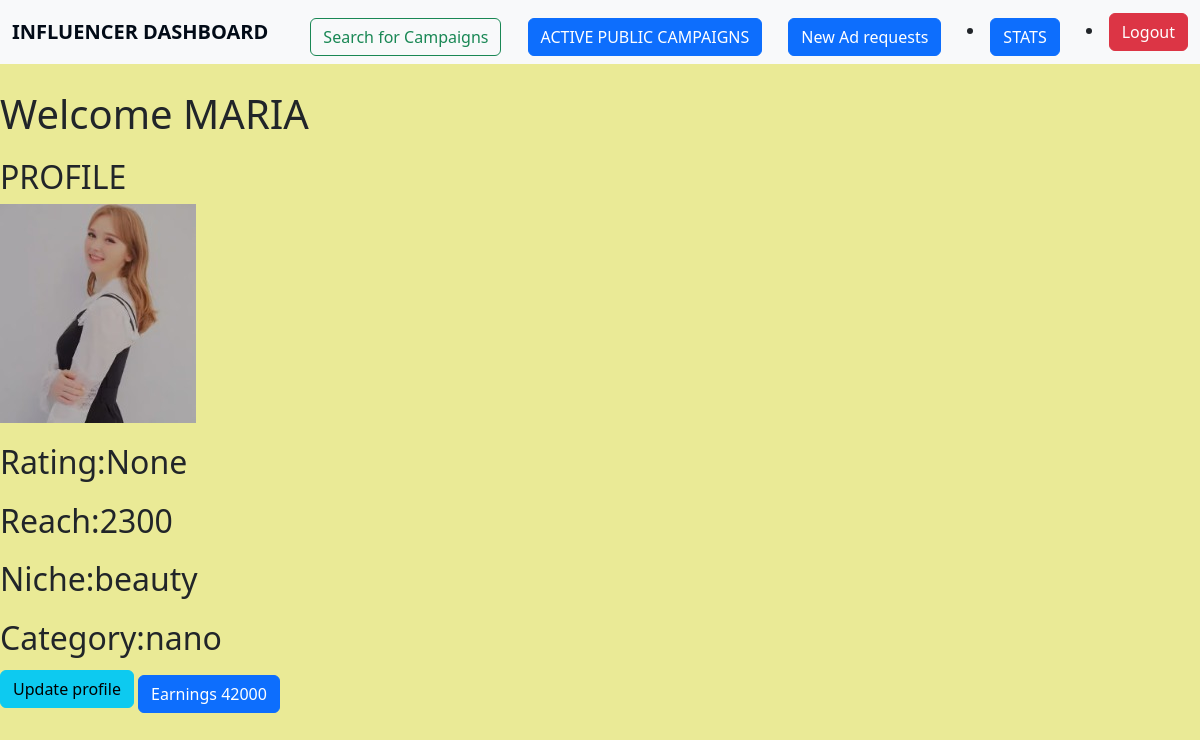
The page /influencer/201/earnings on the database its author committed.
### application/models.py (models this page shows, shortened)
class Influencer(db.Model):
    __tablename__="influencer"
    inf_id=db.Column(db.String,primary_key=True,nullable=False)
    inf_name=db.Column(db.String)
    inf_password=db.Column(db.String,nullable=False)
    inf_category=db.Column(db.String,nullable=False)
    inf_niche=db.Column(db.String,nullable=False)
    inf_reach=db.Column(db.Integer,nullable=False)
    flagged=db.Column(db.Integer, default=0)
    rating=db.Column(db.Numeric(1,1),default=0)
    inf_num_rating=db.Column(db.Integer, default=0)
    inf_total_rating=db.Column(db.Numeric, default=0)
    inf_req=db.relationship('Adrequest')

### application/controllers.py (the view)
@app.route('/influencer/<inf_id>/earnings',methods=["GET"])
def earnings(inf_id):
    earned=0
    ads=Adrequest.query.all()
    inf=Influencer.query.get(inf_id)
    for x in inf.inf_req:
        if x.status=="accepted":
            earned+=x.pay_amount
        print(earned)
    return render_template("inf_dashboard.html",inf=inf,adreq=ads,earned=earned)

### templates/inf_dashboard.html (shortened to what this page needs)
<!DOCTYPE html>
<html lang="en">
<head>
    <link href="https://cdn.jsdelivr.net/npm/bootstrap@5.3.3/dist/css/bootstrap.min.css" rel="stylesheet">
</head>
<body>
    <h1>Welcome {{inf.inf_name}}</h1>
    <h2>PROFILE</h2>
    <img id="image" src="/static/{{inf.inf_id}}.jpg" alt="profile picture">
    <h2>Rating:{{inf.rating}}</h2>
    <h2>Reach:{{inf.inf_reach}}</h2>
    <h2>Niche:{{inf.inf_niche}}</h2>
    <h2>Category:{{inf.inf_category}}</h2>
    <a href="{{url_for('update_inf',inf_id=inf.inf_id) }}"><button class="btn btn-info">Update profile</button></a>
    <a href="{{url_for('earnings',inf_id=inf.inf_id) }}"><button class="btn btn-primary">Earnings {{earned}}</button></a>
    <nav class="navbar bg-body-tertiary fixed-top">
        <div class="container-fluid">
            <a class="navbar-brand" href="/">INFLUENCER DASHBOARD</a>
            <a href="{{url_for('infsearch', search_type='common',inf_id=inf.inf_id)}}"><button class="btn btn-outline-success" type="button">Search for Campaigns</button></a>
            <a href="{{url_for('active_camp',inf_id=inf.inf_id)}}"><button class="btn btn-primary">ACTIVE PUBLIC CAMPAIGNS</button></a>
            <a href="{{url_for('new_adreq',inf_id=inf.inf_id) }}"><button class="btn btn-primary">New Ad requests </button></a>
            <li class="nav-item"><a href="{{url_for('inf_summary',inf_id=inf.inf_id)}}"><button class="btn btn-primary">STATS</button></a></li>
            <li class="nav-item"><a href="/inf_login"><button class="btn btn-danger">Logout</button></a></li>
        </div>
    </nav>
</body>
</html>

### templates/inf_dashboard.html (style rules this page uses)
body { padding-top: 70px; background-color: #eaea96; }
h1, h2 { margin-top: 20px; }
.navbar-brand { font-weight: bold; }
.navbar, .offcanvas-header, .offcanvas-body { background-color: #f0f2ec; }
.navbar-brand, .nav-link, .offcanvas-title { color: #020b17; }
.btn-primary, .btn-outline-success { margin-top: 10px; }

### rows shown on the page
Influencer: inf_name "MARIA", rating "None", inf_reach "2300", inf_niche "beauty", inf_category "nano"

### other values the page prints
{{ earned }} "42000"
